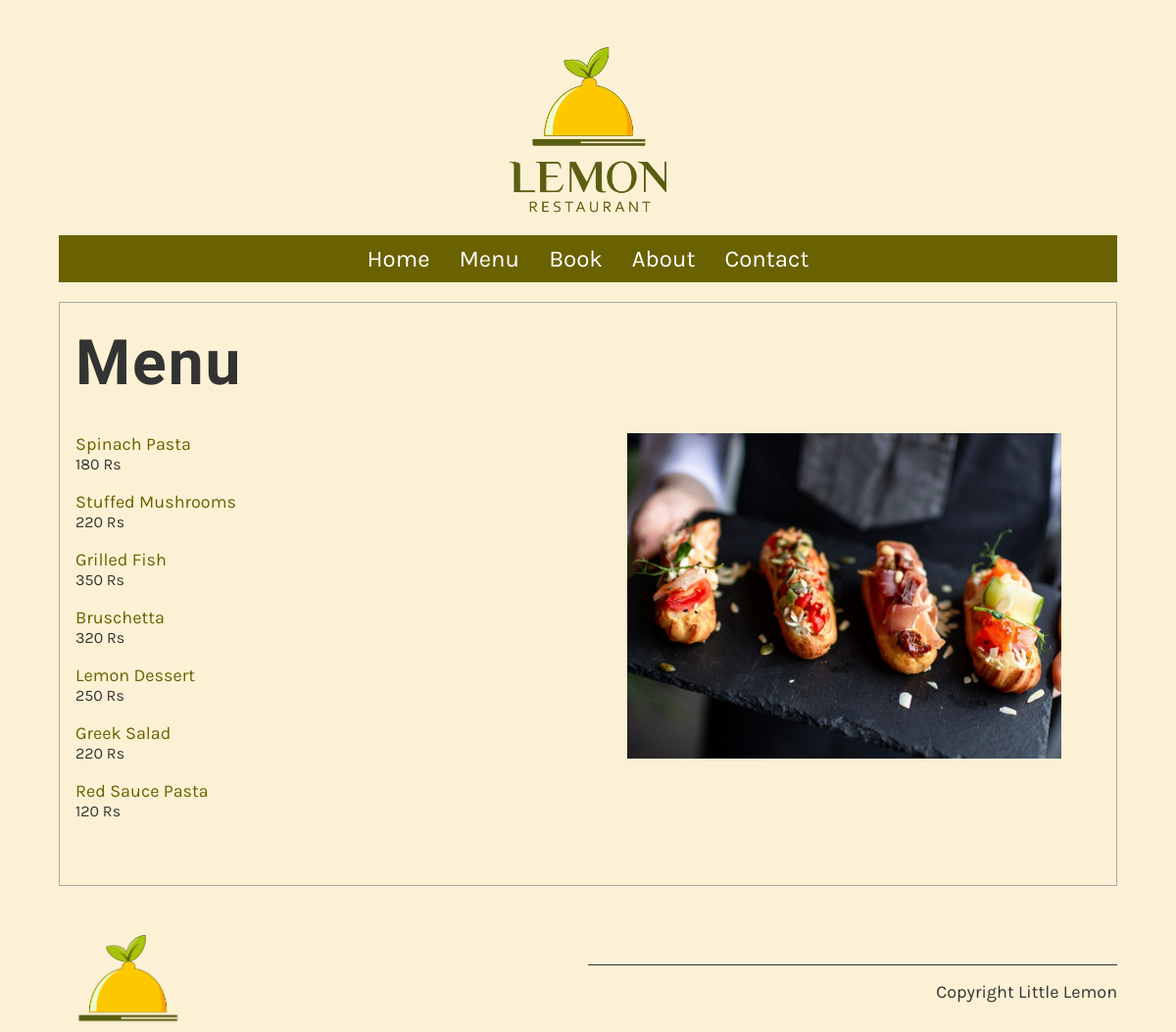
The app's page /menu/ with its own data.
### restaurant/models.py (models this page shows, shortened)
class Menu(models.Model):
    name = models.CharField(max_length=200)
    price = models.IntegerField()
    description = models.TextField(max_length=1000, default='')

### restaurant/views.py (the view)
# urls.py: path('menu/', views.menu, name="menu"),
def menu(request):
    menu_items = Menu.objects.all()
    items_dict = {"menu":menu_items}
    return render(request, "menu.html", items_dict)

### templates/menu.html
{% extends "base.html"%}
{% load static %}
{% block content %}
<section>
    <article>
        <div class="menu">
            <h1>Menu</h1>
      <div class="row">
        <div class="column">
            {% if menu %}
            {% for item in menu %}
            <p>
                <a href="{% url 'menu_item' pk=item.pk %}">
                    {{ item.name }}
                </a><br>
                <span class="menu-price">
                    {{ item.price }} Rs
                </span>
            </p>
            {% endfor %}
            {% else %}
            No items to display
            {% endif %}
        </div>
        <div class="column">
          <figure class="figure">
            <img
              src="{% static 'img/restaurant_food.jpg' %}"
              alt="Mario and Adrian"
            />
          </figure>
        </div>
      </div>
</div>
    </article>
</section>
{% endblock %}

### restaurant/static/css/style.css (style rules this page uses)
:root { --nav-bar: hsl(55, 98%, 21%); --bg-body: hsl(44, 87%, 91%); --text1: hsl(0, 0%, 100%); --light-white: hsl(0, 0%, 97%); --text2: hsl(0, 0%, 20%); --fillin-text: hsl(60, 100%, 50%); --border-gray: hsl(0, 0%, 66%); --link-color: hsl(28, 87%, 67%); --contact-gray: hsl(0, 0%, 86%); --fs-18: 1.125rem; --fs-24: 1.5rem; --fs-32: 2rem; --fs-36: 2.25rem; --fs-64: 4rem; --img-height-300: 18.75rem; --img-width-470: 29.375rem; --container: 69.375rem; --transition: 250ms ease-in-out; }
html { box-sizing: border-box; font-size: 100%; }
*, *::before, *::after { box-sizing: inherit; }
html, body { overflow-x: hidden; }
body { padding: 0; background-color: var(--bg-body); color: var(--text2); font-family: 'Karla', sans-serif; margin-top: 3rem; margin-bottom: 3rem; margin-block: 0; margin-left: 5%; margin-right: 5%; font-size: var(--fs-18); }
article { flex: 1; }
main article { border: 1px solid var(--border-gray); padding-left: 1rem; padding-right: 1rem; }
article img { max-width: 100%; }
h1, h2, h3, h4, h5, h6 { font-family: 'Markazi Text', serif; letter-spacing: 2px; }
h1 { font-size: var(--fs-64); margin-top: 1.5rem; margin-bottom: 0; }
a { color: var(--nav-bar); text-decoration: none; }
.row { display: flex; flex-direction: column; width: 100%; padding-block: 1rem; }
.column { flex-basis: 50%; margin-bottom: 1rem; padding-bottom: 1rem; }
@media (min-width: 37.5em) { .row { flex-direction: row; width: 100%; } }
.menu h1 { font-size: var(--fs-64); }
.menu-price { display: block; font-size: 1rem; }

### records on screen
Menu: name "Spinach Pasta", price "180"
Menu: name "Stuffed Mushrooms", price "220"
Menu: name "Grilled Fish", price "350"
Menu: name "Bruschetta", price "320"
Menu: name "Lemon Dessert", price "250"
Menu: name "Greek Salad", price "220"
Menu: name "Red Sauce Pasta", price "120"
